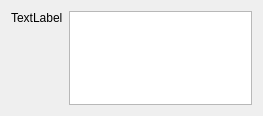
<?xml version="1.0" encoding="UTF-8"?>
<ui version="4.0">
 <class>TranslationGroup</class>
 <widget class="QWidget" name="TranslationGroup">
  <property name="geometry">
   <rect>
    <x>0</x>
    <y>0</y>
    <width>263</width>
    <height>116</height>
   </rect>
  </property>
  <property name="windowTitle">
   <string>Form</string>
  </property>
  <layout class="QHBoxLayout" name="horizontalLayout">
   <item>
    <layout class="QVBoxLayout" name="verticalLayout">
     <item>
      <widget class="QLabel" name="label">
       <property name="text">
        <string>TextLabel</string>
       </property>
      </widget>
     </item>
     <item>
      <spacer name="verticalSpacer">
       <property name="orientation">
        <enum>Qt::Vertical</enum>
       </property>
       <property name="sizeHint" stdset="0">
        <size>
         <width>20</width>
         <height>40</height>
        </size>
       </property>
      </spacer>
     </item>
    </layout>
   </item>
   <item>
    <widget class="QListView" name="listView"/>
   </item>
  </layout>
 </widget>
 <resources/>
 <connections/>
</ui>
